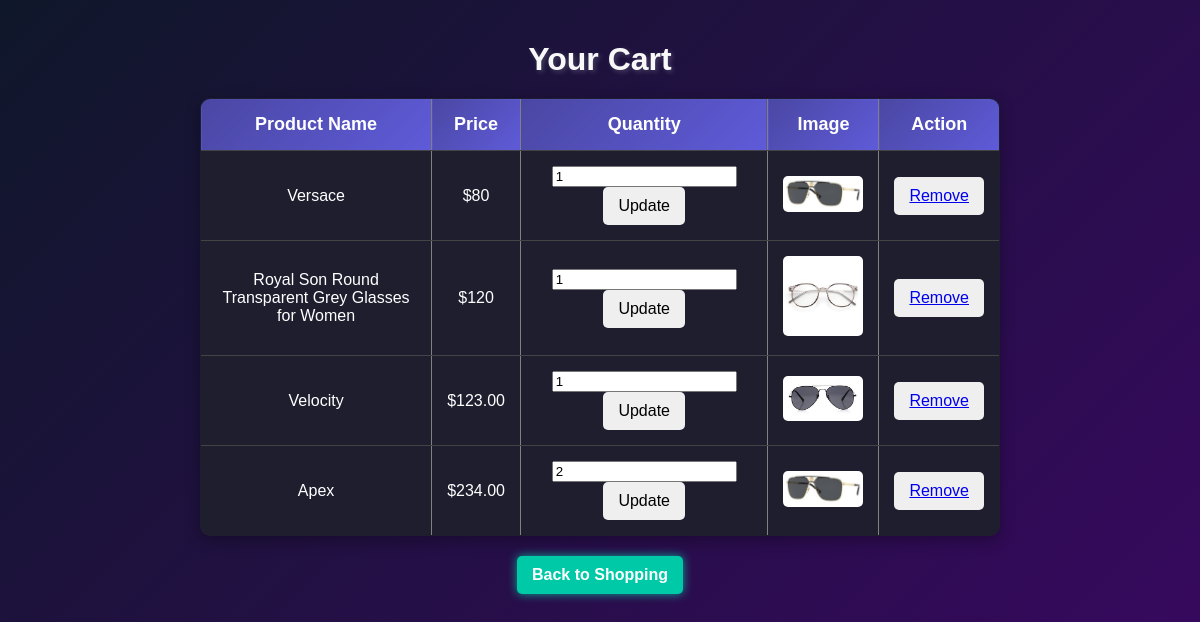
The page /cart/ (signed in) on the database its author committed.
### app1/models.py (models this page shows, shortened)
class Cart(models.Model):
    user = models.ForeignKey(User, on_delete=models.CASCADE, null=True, blank=True)
    product = models.ForeignKey(Product, on_delete=models.CASCADE, null=True, blank=True)
    glasses = models.ForeignKey(Glasses, on_delete=models.CASCADE, null=True, blank=True)
    wglasses = models.ForeignKey(WGlasses, on_delete=models.CASCADE, null=True, blank=True)
    quantity = models.PositiveIntegerField(default=1)  # Track quantity

class Product(models.Model):
    name = models.CharField(max_length=255, null=True)
    description = models.TextField(null=True)
    price = models.IntegerField(null=True)
    image = models.ImageField(upload_to='products/', null=True)
    category = models.CharField(max_length=50, choices=[('Sunglasses', 'Sunglasses'), ('Eyeglasses', 'Eyeglasses')], null=True)

class Glasses(models.Model):
    name = models.CharField(max_length=255)
    description = models.TextField()
    price = models.DecimalField(max_digits=10, decimal_places=2)
    image = models.ImageField(upload_to='menglasses_images/')  # Store images in media folder

### app1/views.py (the view)
# urls.py: path('cart/', views.view_cart, name='view_cart'),
def view_cart(request):
    if not request.user.is_authenticated:
        return redirect('app1:login')
    cart_items = Cart.objects.filter(user=request.user)
    return render(request, 'cart.html', {'cart_items': cart_items})

### template/cart.html (shortened to what this page needs)
{% load static %}
<!DOCTYPE html>
<html lang="en">
  <head>
    <link rel="stylesheet" href="{% static 'tablecart.css' %}" />
  </head>
  <body>
    <h1>Your Cart</h1>
    <table border="1">
      <tr>
        <th>Product Name</th>
        <th>Price</th>
        <th>Quantity</th>
        <th>Image</th>
        <th>Action</th>
      </tr>
      {% for cart_item in cart_items %}
<tr>
    {% if cart_item.product %}
        <td>{{ cart_item.product.name }}</td>
        <td>${{ cart_item.product.price }}</td>
        <td>
            <form action="{% url 'app1:update_quantity' id=cart_item.id %}" method="post">
                <input type="number" name="quantity" value="{{ cart_item.quantity }}" min="1" />
                <button type="submit">Update</button>
            </form>
        </td>
        <td><img src="{{ cart_item.product.image.url }}" alt="{{ cart_item.product.name }}" width="100" /></td>
    {% elif cart_item.glasses %}
        <td>{{ cart_item.glasses.name }}</td>
        <td>${{ cart_item.glasses.price }}</td>
        <td>
            <form action="{% url 'app1:update_quantity' id=cart_item.id %}" method="post">
                <input type="number" name="quantity" value="{{ cart_item.quantity }}" min="1" />
                <button type="submit">Update</button>
            </form>
        </td>
        <td><img src="{{ cart_item.glasses.image.url }}" alt="{{ cart_item.glasses.name }}" width="100" /></td>
    {% endif %}
    <td><button><a href="{% url 'app1:delete' cart_item.id %}">Remove</a></button></td>
</tr>
{% empty %}
<tr>
    <td colspan="5">Your cart is empty.</td>
</tr>
{% endfor %}
    </table>
    <button id="back">
      <a href="{% url 'app1:home' %}">Back to Shopping</a>
    </button>
  </body>
</html>

### static/tablecart.css (style rules this page uses)
body { font-family: 'Poppins', sans-serif; background: linear-gradient(135deg, #0f172a, #3b0764); color: white; margin: 20px; padding: 0; display: flex; flex-direction: column; align-items: center; min-height: 100vh; }
h1 { text-align: center; color: #f8f8f8; font-size: 32px; margin-bottom: 20px; text-shadow: 2px 2px 5px rgba(255, 255, 255, 0.2); animation: fadeIn 1s ease-in-out; }
table { width: 90%; max-width: 800px; border-collapse: collapse; background: #1e1e2f; box-shadow: 0px 5px 15px rgba(0, 0, 0, 0.3); border-radius: 10px; overflow: hidden; animation: slideUp 1s ease-in-out; }
th, td { padding: 15px; text-align: center; border-bottom: 1px solid #444; }
th { background: linear-gradient(135deg, #4a47a3, #5f5bd9); color: #fff; font-size: 18px; }
img { max-width: 80px; border-radius: 5px; transition: transform 0.3s ease-in-out; }
button { border: none; padding: 10px 15px; border-radius: 5px; font-size: 16px; cursor: pointer; transition: all 0.3s ease-in-out; }
#back { display: block; margin: 20px auto; background: #00c9a7; box-shadow: 0px 0px 10px rgba(0, 201, 167, 0.8); }
#back a { color: white; text-decoration: none; font-weight: bold; }

### rows shown on the page
Cart: product.name "Versace", product.price "80", quantity "1", product.image (picture)
Cart: product.name "Royal Son Round Transparent Grey Glasses for Women", product.price "120", quantity "1", product.image (picture)
Cart: glasses.name "Velocity", glasses.price "123.00", quantity "1", glasses.image (picture)
Cart: glasses.name "Apex", glasses.price "234.00", quantity "2", glasses.image (picture)
